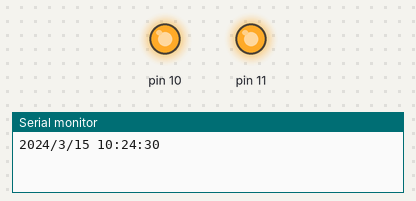
The sketch below on a simulated Arduino Uno, built with avr-gcc and run on an emulated ATmega328P. On the bench: output pins drawn as LEDs (lit = HIGH), the last lines printed to the serial monitor. The local clock reads 2024-03-15 10:24:30 at power-on unless the sketch sets it.

Above: at 0.1 s.
At 1.1 s:
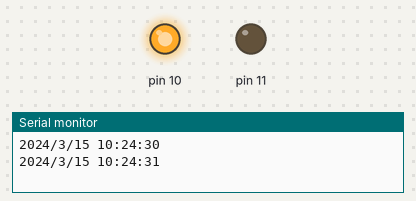
Timing chart, 0 to 2.6 s (numbered marks = the images above):
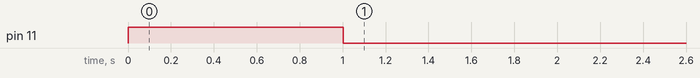

The sketch:

testing_RTC_Relay.ino
```cpp
#include <Wire.h>
#include <RTClib.h>

RTC_DS3231 rtc;

void setup () {
  pinMode(10, OUTPUT);
  pinMode(11, OUTPUT);

  digitalWrite(10, true);
  digitalWrite(11, true);

  Serial.begin(9600);
  if (!rtc.begin()) {
    Serial.println("Couldn't find RTC");
    while (1);
  }

  if (rtc.lostPower()) {
    Serial.println("RTC lost power, let's set the time!");
    // The following line sets the RTC to the date & time this sketch was compiled
    rtc.adjust(DateTime(F(__DATE__), F(__TIME__)));
    // Uncomment the next line to set the date and time manually
    // rtc.adjust(DateTime(2024, 6, 17, 16, 39, 0)); // Year, Month, Day, Hour, Minute, Second
  }
}

void loop () {

  DateTime now = rtc.now();

  Serial.print(now.year(), DEC);
  Serial.print('/');
  Serial.print(now.month(), DEC);
  Serial.print('/');
  Serial.print(now.day(), DEC);
  Serial.print(" ");
  Serial.print(now.hour(), DEC);
  Serial.print(':');
  Serial.print(now.minute(), DEC);
  Serial.print(':');
  Serial.print(now.second(), DEC);
  Serial.println();

  delay(1000); // Print every second

  if (now.hour() == 10 && now.minute() == 12){
    digitalWrite(10, false);
    digitalWrite(11, true);
  }else {
    digitalWrite(10, true);
    digitalWrite(11, false);
  }
}
```

Measured:
- by itself, pin 11: HIGH → LOW at 1.0 s
